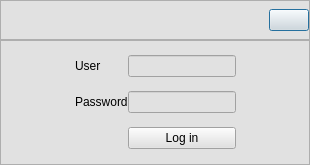
<?xml version="1.0" encoding="UTF-8"?>
<ui version="4.0">
 <class>Dialog</class>
 <widget class="QDialog" name="Dialog">
  <property name="geometry">
   <rect>
    <x>0</x>
    <y>0</y>
    <width>310</width>
    <height>165</height>
   </rect>
  </property>
  <property name="windowTitle">
   <string>Dialog</string>
  </property>
  <layout class="QVBoxLayout" name="verticalLayout">
   <property name="spacing">
    <number>0</number>
   </property>
   <property name="leftMargin">
    <number>0</number>
   </property>
   <property name="topMargin">
    <number>0</number>
   </property>
   <property name="rightMargin">
    <number>0</number>
   </property>
   <property name="bottomMargin">
    <number>0</number>
   </property>
   <item>
    <widget class="QFrame" name="frame">
     <property name="maximumSize">
      <size>
       <width>16777215</width>
       <height>40</height>
      </size>
     </property>
     <property name="styleSheet">
      <string notr="true">background-color: rgb(225, 225, 225);</string>
     </property>
     <property name="frameShape">
      <enum>QFrame::StyledPanel</enum>
     </property>
     <property name="frameShadow">
      <enum>QFrame::Raised</enum>
     </property>
     <layout class="QHBoxLayout" name="horizontalLayout">
      <property name="spacing">
       <number>0</number>
      </property>
      <property name="leftMargin">
       <number>0</number>
      </property>
      <property name="topMargin">
       <number>0</number>
      </property>
      <property name="rightMargin">
       <number>0</number>
      </property>
      <property name="bottomMargin">
       <number>0</number>
      </property>
      <item>
       <spacer name="horizontalSpacer">
        <property name="orientation">
         <enum>Qt::Horizontal</enum>
        </property>
        <property name="sizeHint" stdset="0">
         <size>
          <width>40</width>
          <height>20</height>
         </size>
        </property>
       </spacer>
      </item>
      <item>
       <widget class="QPushButton" name="btn_exit">
        <property name="styleSheet">
         <string notr="true">QPushButton{
borde:0px;
}

QPushButton:hover{
borde:5px solid #aa00ff;
	background-color: rgb(144, 144, 144);
}</string>
        </property>
        <property name="text">
         <string/>
        </property>
        <property name="icon">
         <iconset>
          <normaloff>images/icons/exit.png</normaloff>images/icons/exit.png</iconset>
        </property>
       </widget>
      </item>
     </layout>
    </widget>
   </item>
   <item>
    <widget class="QFrame" name="frame_2">
     <property name="styleSheet">
      <string notr="true">background-color: rgb(225, 225, 225);</string>
     </property>
     <property name="frameShape">
      <enum>QFrame::StyledPanel</enum>
     </property>
     <property name="frameShadow">
      <enum>QFrame::Raised</enum>
     </property>
     <layout class="QGridLayout" name="gridLayout">
      <property name="leftMargin">
       <number>0</number>
      </property>
      <property name="topMargin">
       <number>0</number>
      </property>
      <property name="rightMargin">
       <number>0</number>
      </property>
      <property name="bottomMargin">
       <number>0</number>
      </property>
      <property name="spacing">
       <number>0</number>
      </property>
      <item row="0" column="2">
       <widget class="QLineEdit" name="lineEdit"/>
      </item>
      <item row="0" column="1">
       <widget class="QLabel" name="label_7">
        <property name="text">
         <string>User</string>
        </property>
       </widget>
      </item>
      <item row="1" column="2">
       <widget class="QLineEdit" name="lineEdit_2"/>
      </item>
      <item row="1" column="0">
       <spacer name="horizontalSpacer_2">
        <property name="orientation">
         <enum>Qt::Horizontal</enum>
        </property>
        <property name="sizeHint" stdset="0">
         <size>
          <width>40</width>
          <height>20</height>
         </size>
        </property>
       </spacer>
      </item>
      <item row="1" column="1">
       <widget class="QLabel" name="label_6">
        <property name="text">
         <string>Password</string>
        </property>
       </widget>
      </item>
      <item row="2" column="2">
       <widget class="QPushButton" name="pushButton">
        <property name="text">
         <string>Log in</string>
        </property>
       </widget>
      </item>
      <item row="1" column="3">
       <spacer name="horizontalSpacer_3">
        <property name="orientation">
         <enum>Qt::Horizontal</enum>
        </property>
        <property name="sizeHint" stdset="0">
         <size>
          <width>40</width>
          <height>20</height>
         </size>
        </property>
       </spacer>
      </item>
     </layout>
    </widget>
   </item>
  </layout>
 </widget>
 <resources/>
 <connections/>
</ui>
